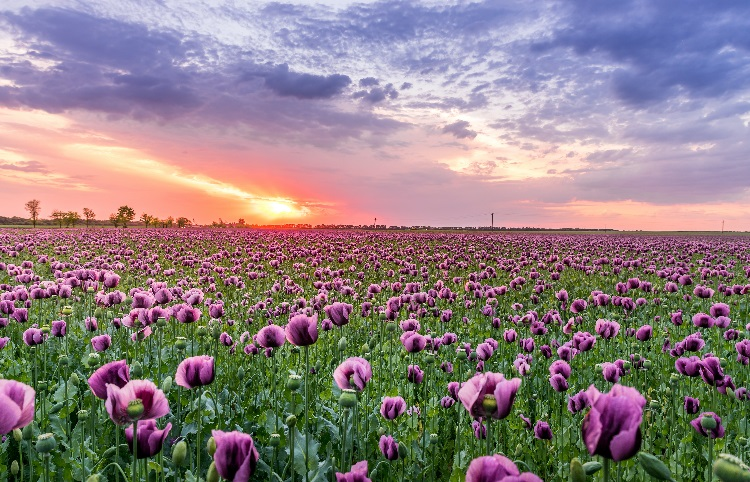
#> input picture Projekt 2/spring.png, 750 x 482 px
$ jupyter execute --allow-errors 'Remigiusz Drobinski - projekt 2.ipynb'
#> lines starting #> are read from the running program, lines starting #| are printed output that depends on the picture
## Projekt 2 - Uczenie nienadzorowane (Podstawy uczenia maszynowego)

### Remigiusz Drobinski

Każdy piksel obrazu RGB zawiera po jednej wartości dla każdego z 3 kanałów: R (red), G (green) i B (blue). Korzystając z grupowania metodą k-średnich, możemy podzielić wszystkie piksele danego obrazu na k klastrów i każdemu pikselowi przypisać kolor reprezentowany przez najbliższego centroida (tj. środek ciężkości grupy, do której dany piksel został przydzielony). Dzięki temu działaniu obraz składający się z milionów kolorów może zostać skompresowany do obrazu zawierającego jedynie k kolorów.

[cell 1]
import numpy as np #tablice
import pandas as pd #printDesign
import matplotlib.pyplot as plt #wykresy
from PIL import Image #import pliku
from sklearn.cluster import KMeans #kmeans
from sklearn.decomposition import PCA #pca

### 1. Wczytać obraz 'spring.png' (np. za pomocą biblioteki PIL) i potraktować każdy piksel jako pojedynczy punkt o 3 wymiarach.

[cell 2]
 #import grafiki
filename = 'spring.png'
img = Image.open(filename)
#> img is the input picture: PIL image 750x482 RGB; mean R, G, B 142.1, 126.8, 128.9

# pobieranie wymiarów do zmiennych
width, height = img.size
#> width = 750; height = 482

# sprawdzanie poprawności wczytania grafiki
img

[cell 3]
# tablica, która będzie przechowywać tablicę z wartościami RGB dla każdego pixela
pixels = []

# pobranie wartości RGB i dołączenie do tablicy
for w in range(0, width):
    for h in range(0, height):
        pixels.append(img.getpixel((w, h)))
#> after the loop, pixels = 361500 items

# sprawdzanie poprawności wczytania wartości
print(pd.DataFrame(pixels, columns=['R', 'G', 'B']))
#> (printed output is left out)

[cell 4]
# konwersja
pixels = np.array([np.array(xi) for xi in pixels])
print(pixels)
#> (printed output is left out)

### 2. Dokonać klasteryzacji metodą k-średnich i wybrać do ostatecznego podziału jako liczbę k najmniejszą z liczb, dla której wartość inercji jest mniejsza niż  3*10^{8} .

[cell 5]
# funkcja odpowiedzialna za kmeans
# pobieranie tablicy tablic z wartościami RGB

def k_means(data):
    # models - przechowuje modele kmeans
    # inertia - przechowuje wartości inercji
    models = []
    inertia = []

    # pętla do 15 włącznie na podstawie podpowiedzi
    for i in range(1, 16):
        # kmeans
        kmeans = KMeans(n_clusters=i, random_state=1, init='k-means++', max_iter=100)
        kmeans = kmeans.fit(data)
        # dołączenie wartości do odpowiedniej tablicy
        models.append(kmeans)
        inertia.append(kmeans.inertia_)
#> after the loop, inertia = [4.61e+09, 1.47e+09, 959758024.8, 727721215.2, 635713778.5, 554550878.4, 471456224.4, 434740192.7, 412773847.1, 357136863.4, 320327221.8, 288701300.8, 266336714.3, 247006384.2, 236878303.3]; models = 15 items

    # zwracanie tablicę modeli oraz inercji
    return models, inertia

[cell 6]
# zmienne, które przechowują zwracane wartości tablic dla wcześniejszej bazy wartości RGB
res_models, res_inertia = k_means(pixels)
#> res_models = 15 items; res_inertia has the same summary as inertia in k_means

[cell 7]
# sprawdzanie poprawności wartości inercji (z podpowiedzi wynika że powinny oscylować w okolicach 3*pow(10,8))
res_inertia
#> Out has the same summary as inertia in k_means

[cell 8]
# przyjemniejsze dla oka wyświetlanie wartości inercji
cluster_amounts = [i.n_clusters for i in res_models]
#> cluster_amounts = [1, 2, 3, 4, 5, 6, 7, 8, 9, 10, 11, 12, 13, 14, 15]
pd.DataFrame([res_inertia], index=["Wartość inercji"], columns=[cluster_amounts]).T
#> Out = table of 15 rows and 1 columns

[cell 9]
# konwersja
res_inertia = np.array(res_inertia)

# znajdowanie największej wartości inercji mniejszej niż 3 * pow(10,8)
res_value = res_inertia[res_inertia < 3 * 10**8][0]
#> res_value = 288701300.8

# zwracanie odpowiedniego modelu
res_index = list(res_inertia).index(res_value)
#> res_index = 11
res_best_model = res_models[res_index]

# informacja odnośnie wybranego modelu
res_best_model

### 3. Współrzędne wszystkich uzyskanych centroidów zaokrąglić do najbliższej liczby całkowitej.

[cell 10]
# centra klastrów wybranego modelu
res_centers = res_best_model.cluster_centers_
#> res_centers = [[53.98, 78.87, 31.29], [172.6, 169.6, 203.2], [198.6, 150.4, 173.4], [123.8, 125.3, 180.8], [92.24, 109.9, 65.53], [26.13, 31.29, 13.63], [247.4, 156.8, 136.1], [227.8, 214.6, 221.7], [241.3, 188, 180.3], [155.6, 86.17, 120.9], [97.4, 43.13, 67.98], [130.6, 146.9, 106.8]]

# zaokrąglanie wartości
for i in range(len(res_centers)):
    res_centers[i] = [round(j) for j in res_centers[i]]
#> this loop made 12 passes
#> after the loop, res_centers = [[54, 79, 31], [173, 170, 203], [199, 150, 173], [124, 125, 181], [92, 110, 66], [26, 31, 14], [247, 157, 136], [228, 215, 222], [241, 188, 180], [156, 86, 121], [97, 43, 68], [131, 147, 107]]

# wyświetlanie centrów
print(res_centers)
#| [[ 54.  79.  31.]
#|  [173. 170. 203.]
#|  [199. 150. 173.]
#|  [124. 125. 181.]
#|  [ 92. 110.  66.]
#|  [ 26.  31.  14.]
#|  [247. 157. 136.]
#|  [228. 215. 222.]
#|  [241. 188. 180.]
#|  [156.  86. 121.]
#|  [ 97.  43.  68.]
#|  [131. 147. 107.]]

### 4. Dla grupowania na tak ustalone k klastrów dokonać przypisania każdemu pikselowi jego zaokrąglonej wartości środka ciężkości.

[cell 11]
# tablica pixeli, która będzie przechowywać nowe wartości RGB pixeli
newPixels = pixels.copy()

# pobranie wartości odpowiedniego klastra danego pixelu
#> (the rest of this cell did not finish here and is left out)

### 5. Tak utworzony obraz zapisać w pliku .png i dołączyć go do rozwiązania.

[cell 12]
# demonstracja powstałej grafiki
img

[cell 13]
# zapis grafiki
img.save("newSpring.png")

### 6. Przy pomocy analizy składowych głównych (PCA) dokonać redukcji wymiarowości oryginalnego obrazu 'spring.png' do 2 najważniejszych składowych głównych. Wypisać łączny procent wyjaśnionej przez nie wariancji.

[cell 14]
# pca do 2 składowych

pca = PCA(n_components=2)
principalComponents = pca.fit_transform(pixels)
#> principalComponents = 361500 pairs, first value -228.6 to 209.4, second value -139.4 to 78.38

# pokryty procent wariancji
print(f'Wariancja pokryła łącznie {(pca.explained_variance_ratio_[0]+pca.explained_variance_ratio_[1])*100.0:.2f}%.')

### 7. Wykonać wykres punktowy obrazu po transformacji PCA na 2 składowe. Kolor danego punktu na wykresie ma odpowiadać jego przyporządkowaniu przez wcześniej wykonane grupowanie metodą k-średnich. Utworzyć legendę, która będzie przypisywała danemu kolorowi z wykresu kolor z przyporządkowania metodą k-średnich (np. kolor niebieski to klaster 1 z metody k-średnich, kolor zielony to klaster 2 z metody k-średnich, itd.). Do legendy użyć mapy kolorów, która pozwoli na ich czytelne odróżnienie, np. ‘Paired’, tj. dodać argument cmap=plt.get_cmap(‘Paired’). Legenda nie ma zasłaniać wyświetlanych punktów.

[cell 15]
# zmiana zakresu [0;11] na [1,12]
clusters = res_best_model.labels_ + 1

# utworzenie tablicy, której elementy zawierają kolejno
# przypisany klaster, dwie wartości składowych z pca
data = np.concatenate((clusters.reshape(-1, 1), principalComponents), axis=1)

# posortowanie klastrami
data = data[data[:, 0].argsort()]

# tablice z wartościami poszczególnych składowych
PC1 = data[:, 1]
PC2 = data[:, 2]

PCLabels = data[:, 0]

# stworzenie subplotu oraz ustawienie wymiarów wykresu
_, ax = plt.subplots(figsize=(18,12))

# stworzenie wykresu punktowego
points = ax.scatter(
    PC1,
    PC2,
    c=PCLabels,
    cmap=plt.get_cmap('Paired'),
    label=PCLabels,
    s=8)

# legenda
legend = ax.legend(
    *points.legend_elements(),
    title='Cluster',
    loc='upper right')

ax.add_artist(legend)

# ustawienie nazw osi oraz nadanie tytułu wykresowi
ax.set_xlabel(
    'Principal Component 1',
    fontsize=15)
ax.set_ylabel(
    'Principal Component 2',
    fontsize=15)
ax.set_title(
    '2 component PCA',
    fontsize=20)

# wyświetlanie wykresu
plt.show()
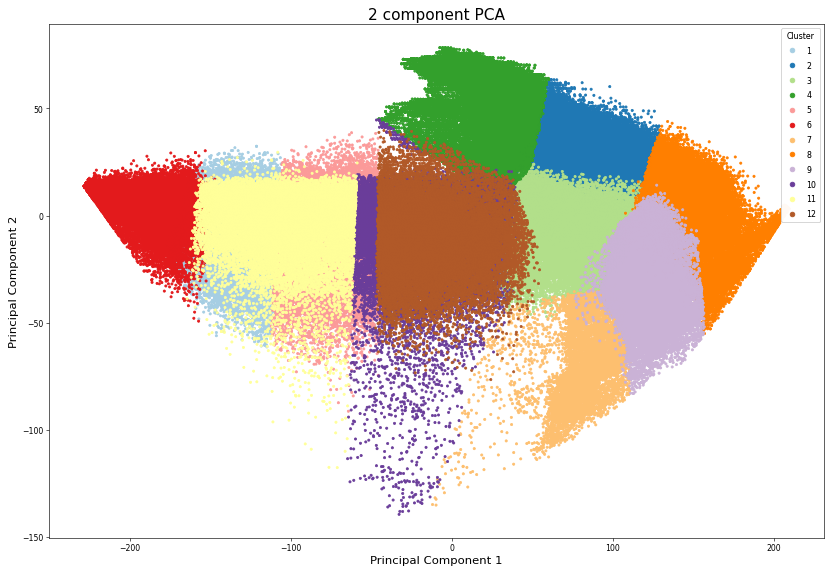
#> figure drawn by matplotlib, 1 panel
